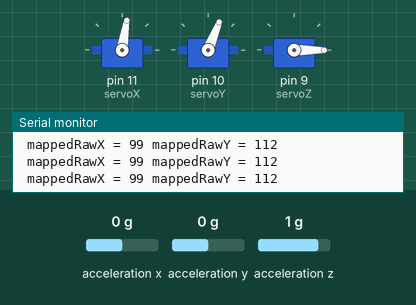
Simulated run of this sketch. Board: Arduino Uno, built with avr-gcc and run on an emulated ATmega328P. Parts: 3 × servo, the last lines printed to the serial monitor. Inputs (shaded band) come from the test bench; at power-on: acceleration x 0 g, acceleration y 0 g, acceleration z 1 g.

Above: at 1.2 s.
1.3 s: acceleration x set to -1.4 g
At 2.1 s:
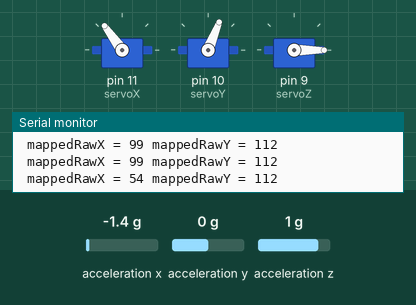
3.0 s: acceleration y set to -1.4 g
At 3.9 s:
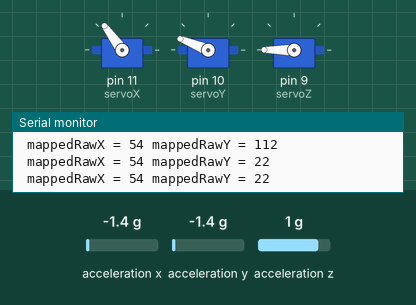
4.8 s: acceleration x set to -0.8 g
At 5.5 s:
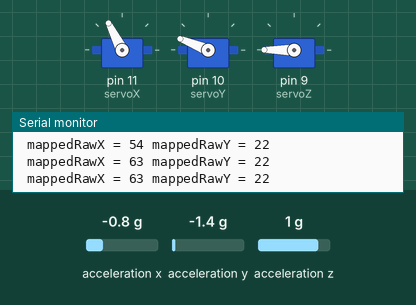
6.3 s: acceleration y set to 0 g
At 6.49 s:
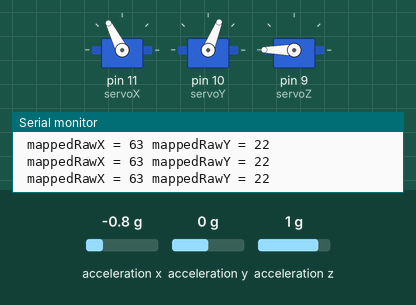
8.1 s: acceleration x set to 0.8 g
At 8.8 s:
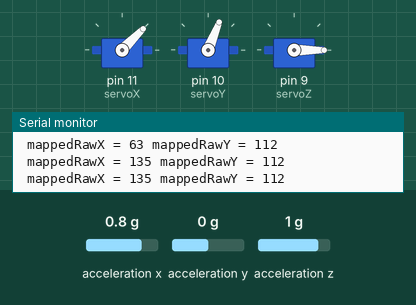
9.6 s: acceleration y set to -0.8 g
At 10.6 s:
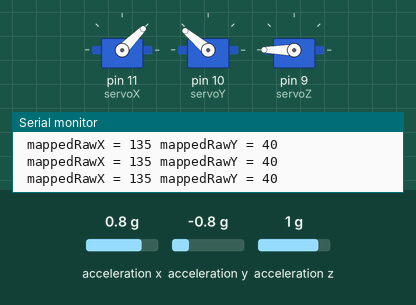
Timing chart, 0 to 12.4 s (numbered marks = the images above; inputs shaded):
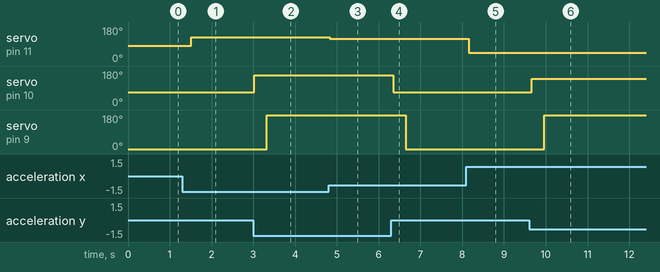

The sketch:

sensor_x_y_z.ino
```cpp
/*

Usos y descripción:

  Usar para controlar las superficies de control aerodinãmicas del cohete en un primer momento.
  Usar para controlar el empuje vectorizado del motor del cohete.
  Usar para controlar motores en modo giroscopio para el satelite en el objectivo final.
  Copilar datos de testeos, verificar el uso del componente en 0G o huir a una alternativa viable.

*/


/*Conexiones de pines I2C de ADXL345 para Arduino

Arduino     Accelerometer ADXL345
  A5            SCL
  A4            SDA
  3.3V          CS
  3.3V          VCC
  GND           GND

Arduino     Servo No. 1
  5V          5V  (Red Wire)
  GND         GND (Black Wire)
  D5          (last wire for control - might be white color)

Arduino     Servo No. 2
  5V          5V  (Red Wire)
  GND         GND (Black Wire)
  D6          (last wire for control - might be white color)

*/


/*Incluimos las librerias que vamos a utilizar*/
#include <Wire.h>
#include <ADXL345.h>
#include <Servo.h>

/*Creamos los obtectos de controle para los servos en cada eje instanciados de la libreria Servo*/
Servo servoX;
Servo servoY;
Servo servoZ;

/*Creamos el objecto del sensor de ejes instanciados de la libreria adxl*/
ADXL345 adxl;

/*Creamos las variables que vamos usar para los controles*/
int x, y, z;
int rawX, rawY, rawZ;
int mappedRawX, mappedRawY, mappedRawZ;

/*En el setup inicializamos la serial, encendemos el sensor, atachamos los pines de los servos*/
void setup() {
  Serial.begin(9600);
  adxl.powerOn();
  servoX.attach(11);
  servoY.attach(10);
  servoZ.attach(9);
  servoZ.write(0);
}

/*Iniciamos nuestro blucle*/
void loop() {
  /*Empezamos leyendo los datos del acelerometro en todos ejes y armazenando en las variables*/
  adxl.readAccel(&x, &y, &z);

  /*Redefinimos valores para variables Raw y asi los podemos tratar sin cambiar el valor incial*/
  rawX = x ;
  rawY = y ;
  rawZ = z ;

  /*Hacemos unas conversiones llevando en consideración que nuestro acelerometro debe estar en 0,0,0 recto*/
  if (rawX < -255) rawX = -255; else if (rawX > 255) rawX = 255;
  if (rawY < -255) rawY = -255; else if (rawY > 255) rawY = 255;
  if (rawZ < -255) rawZ = -255; else if (rawZ > 255) rawZ = 255;

  /*Si nececitamos la lectura por serial usamos esto*/
//  Serial.print(" rawX = "); Serial.print(rawX);
//  Serial.print(" rawY = "); Serial.print(rawY);
//  Serial.print(" rawZ = "); Serial.println(rawZ);

  /*Hacemos el map para convertir en movimientos y limitar los angulos de los servos*/
  mappedRawX = map(rawX, -255, 255, 0, 90) + 54;
  mappedRawY = map(rawY, -255, 255, 0, 180) + 22;
  mappedRawZ = map(rawZ, -255, 255, -100, 100) -94;

  /*Si nececitamos la lectura por serial usamos esto*/
//    Serial.print(" mappedRawX = "); Serial.println(mappedRawX); // trate data with offset
//    Serial.print(" mappedRawY = "); Serial.println(mappedRawY); // trate data with offset
//    Serial.print(" mappedRawZ = "); Serial.println(mappedRawZ); // trate data with offset
//    Serial.print(" ServoX = ");Serial.println(servoX.read());
//    Serial.print(" ServoY = ");Serial.println(servoY.read());

  /*Movemos los servos a las posiciones mapeadas constantemente por el bucle*/
  servoX.write(180 - mappedRawX);
  servoY.write(180 - mappedRawY);

  /*Este tiempo puede ser cambiado dependiendo de la respuesta del sensor y de la mecanica necesária*/
  delay(300);

  /*Aqui definimos que nuestro eje Z va ser el que abre el sistema de paracaidas
    Si detecta que se inclino el eje Y por ejemplo y podemos añadir que si detecta una
    fuerza G negativo en el eje Z se activa
    (para uso en producción se remove el else o se cambia las condiciones)
  */
  if(servoY.read() > 120 || servoY.read() < 25){
    servoZ.write(180);
  }else{
    servoZ.write(0);
  }

  /*Usamos para debug de graficos en el monitor de arduino*/
  Serial.print(" mappedRawX = "); Serial.print(mappedRawX);
  Serial.print(" mappedRawY = "); Serial.println(mappedRawY);
}

/*

Lo mas complicadod de usar esto es hasta el momento la mecánica de partes
por no poseer herramientas adequadas o recursos para aquisición de los
materiales correctos esto se ha podido testear en un modo muy precario hasta
este momento, si en el futuro tenemos otras posibilidades remover este comentário.

*/
```

Measured:
- after the input at 1.3 s, servo on pin 11 (servoX): 81° → 126° after 0.21 s
- after the input at 3.0 s, servo on pin 10 (servoY): 68° → 158° at once; servo on pin 9 (servoZ): 0° → 180° after 0.32 s
- after the input at 4.8 s, servo on pin 11 (servoX): 126° → 117° at once
- after the input at 6.3 s, servo on pin 10 (servoY): 158° → 68° at once; servo on pin 9 (servoZ): 180° → 0° after 0.34 s
- after the input at 8.1 s, servo on pin 11 (servoX): 117° → 45° after 0.06 s
- after the input at 9.6 s, servo on pin 10 (servoY): 68° → 140° after 0.07 s; servo on pin 9 (servoZ): 0° → 180° after 0.37 s
